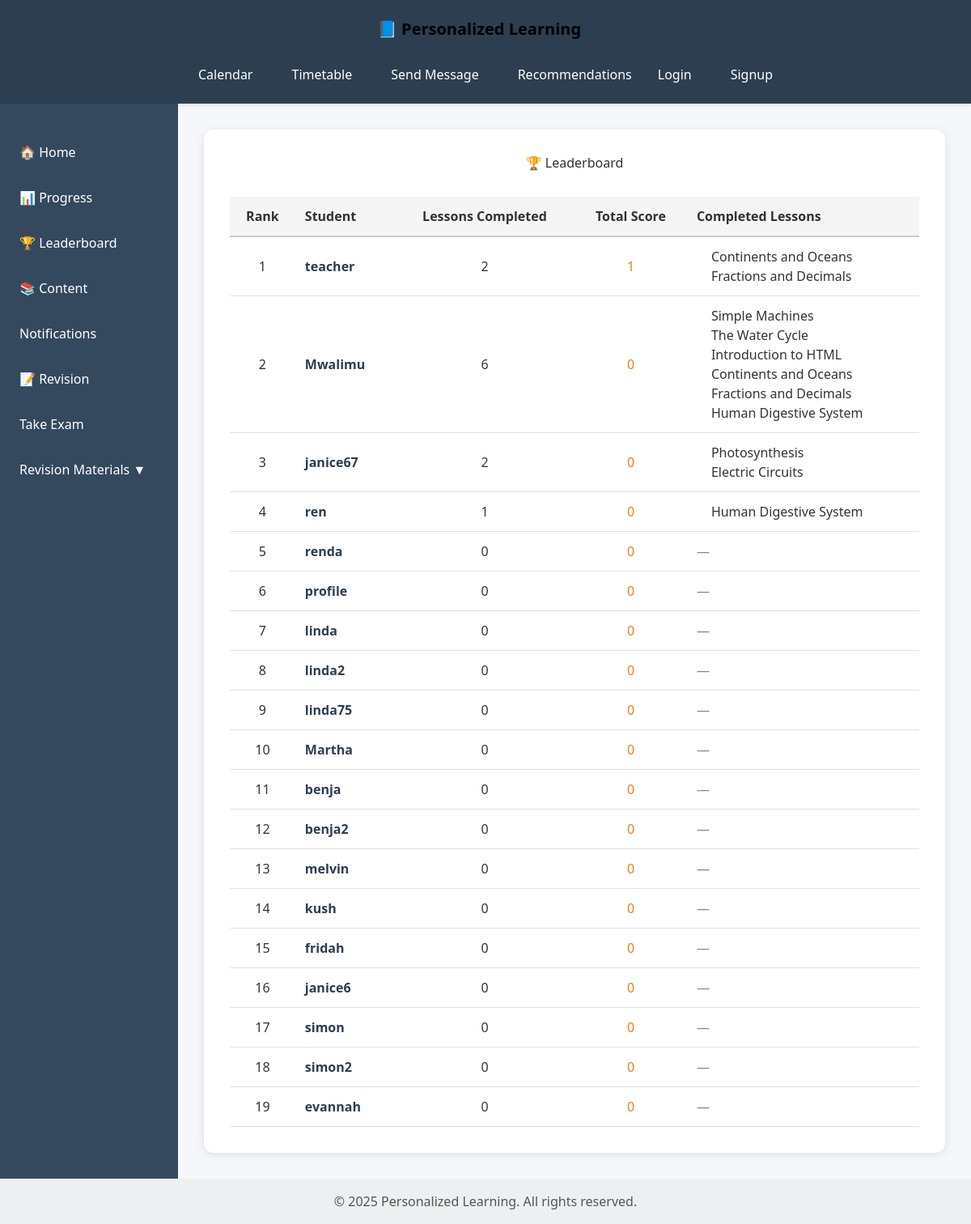
The page /progress/leaderboard/ on the database its author committed.
### content/models.py (models this page shows, shortened)
class Lesson(models.Model):
    title = models.CharField(max_length=255)
    content = models.TextField()
    difficulty_level = models.CharField(max_length=50)
    topic = models.CharField(max_length=100)

### progress/views.py (the view)
# urls.py: path('leaderboard/', leaderboard_view, name='leaderboard'),
def leaderboard_view(request):
    leaderboard_data = Leaderboard.generate_ranking()
    return render(request, 'progress/leaderboard.html', {
        'leaderboard': leaderboard_data
    })

### progress/templates/progress/leaderboard.html (shortened to what this page needs)
{% extends 'content/base.html' %}
{% block content %}
<div style="max-width: 1100px; margin: auto;">
  <h2 style="text-align: center; margin-bottom: 2rem;">🏆 Leaderboard</h2>
  <div style="overflow-x: auto;">
    <table style="width: 100%; border-collapse: collapse; min-width: 800px;">
      <thead>
        <tr style="background-color: #f5f5f5; border-bottom: 2px solid #ccc;">
          <th style="padding: 12px; font-weight: bold; text-align: center;">Rank</th>
          <th style="padding: 12px; font-weight: bold; text-align: left;">Student</th>
          <th style="padding: 12px; font-weight: bold; text-align: center;">Lessons Completed</th>
          <th style="padding: 12px; font-weight: bold; text-align: center;">Total Score</th>
          <th style="padding: 12px; font-weight: bold; text-align: left;">Completed Lessons</th>
        </tr>
      </thead>
      <tbody>
        {% for entry in leaderboard %}
        <tr style="border-bottom: 1px solid #e0e0e0;">
          <td style="padding: 12px; text-align: center;">{{ entry.rank }}</td>
          <td style="padding: 12px; font-weight: bold; color: #2c3e50;">{{ entry.user.username }}</td>
          <td style="padding: 12px; text-align: center;">{{ entry.lessons_completed }}</td>
          <td style="padding: 12px; text-align: center; color: #e67e22;">{{ entry.total_score }}</td>
          <td style="padding: 12px;">
            {% if entry.lesson_titles %}
              <ul style="margin: 0; padding-left: 18px;">
                {% for lesson in entry.lesson_titles %}
                  <li>{{ lesson }}</li>
                {% endfor %}
              </ul>
            {% else %}
              <span style="color: #888;">—</span>
            {% endif %}
          </td>
        </tr>
        {% empty %}
        <tr>
          <td colspan="5" style="padding: 16px; text-align: center;">No leaderboard data available.</td>
        </tr>
        {% endfor %}
      </tbody>
    </table>
  </div>
</div>
{% endblock %}

### content/templates/content/base.html (style rules this page uses)
body { margin: 0; font-family: 'Segoe UI', Tahoma, Geneva, Verdana, sans-serif; background-color: #f5f7fa; color: #333; display: flex; flex-direction: column; min-height: 100vh; }

### rows shown on the page
Lesson: lesson_titles "Continents and Oceans" "Continents and Oceans"
Lesson: lesson_titles "Fractions and Decimals" "Fractions and Decimals"
Lesson: lesson_titles "Simple Machines"
Lesson: lesson_titles "The Water Cycle"
Lesson: lesson_titles "Introduction to HTML"
Lesson: lesson_titles "Human Digestive System" "Human Digestive System"
Lesson: lesson_titles "Photosynthesis"
Lesson: lesson_titles "Electric Circuits"

### other values the page prints
{{ entry.rank }} "1"
{{ entry.user.username }} "teacher"
{{ entry.lessons_completed }} "2"
{{ entry.total_score }} "1"
{{ entry.rank }} "2"
{{ entry.user.username }} "Mwalimu"
{{ entry.lessons_completed }} "6"
{{ entry.total_score }} "0"
{{ entry.rank }} "3"
{{ entry.user.username }} "janice67"
{{ entry.rank }} "4"
{{ entry.user.username }} "ren"
{{ entry.lessons_completed }} "1"
{{ entry.rank }} "5"
{{ entry.user.username }} "renda"
